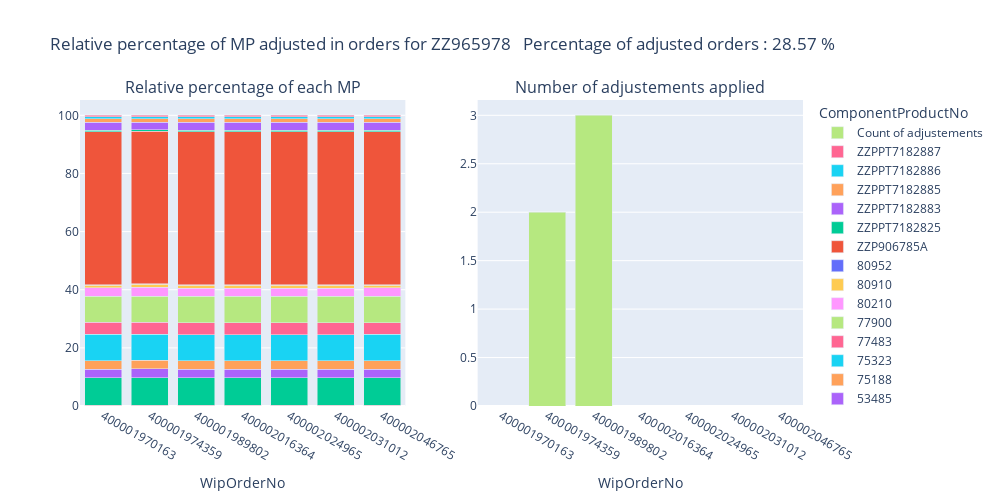
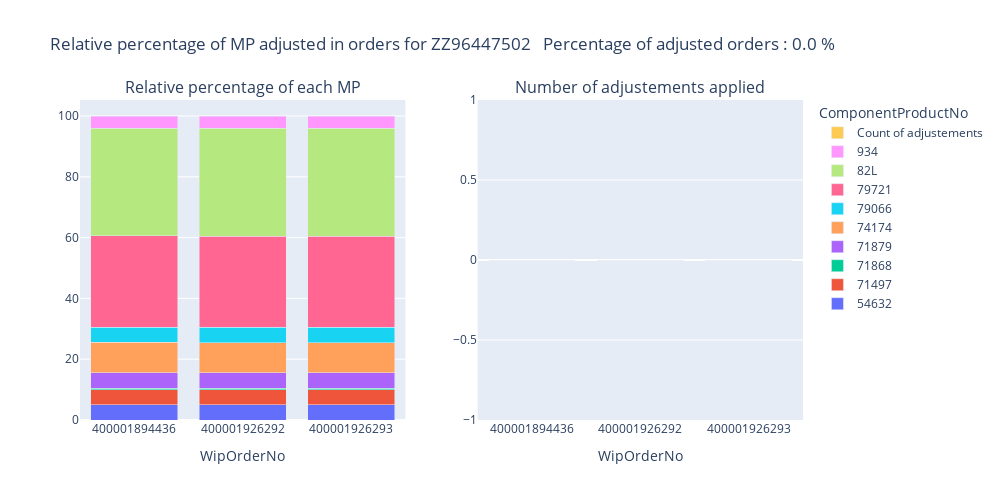
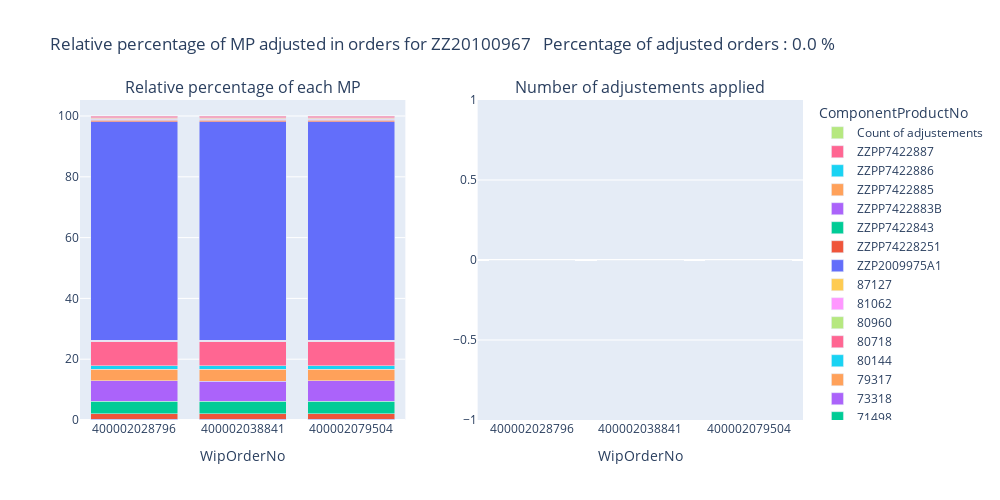
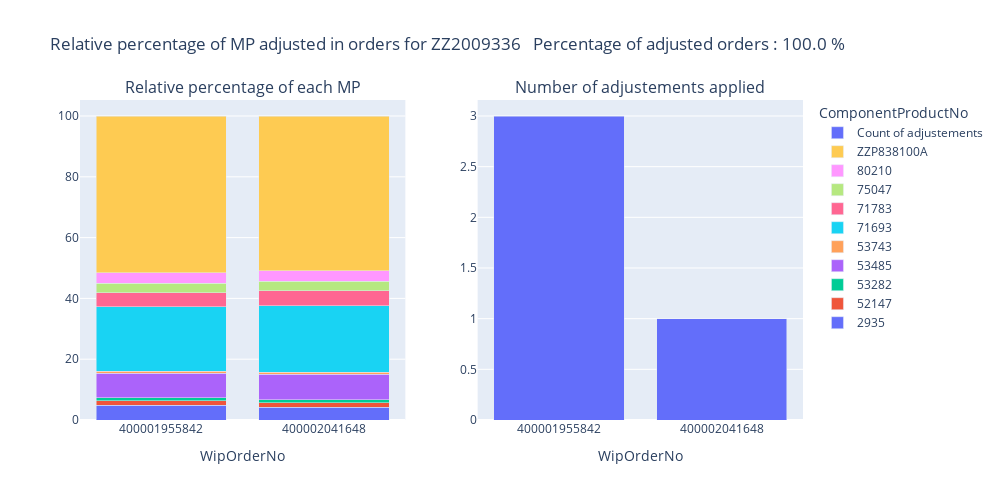

The cell these charts' notebook holds for them, in order:
### Markdown cell above
Generate plots for the selected formulas and display them in the notebook.

### Code cell
formulas_ids_to_plot = list(selected_formulas_ids)[:5]
factory.plot_selected_formulas(formulas_ids_to_plot)

### Figure 1 — Plotly figure (JSON) as saved in the notebook; plotly's stock layout.template omitted (floating-point values rounded to 4 significant figures)
{"data": [{"name": "47331", "type": "bar", "x": [400001970163, 400001974359, 400001989802, 400002016364, 400002024965, 400002031012, 400002046765], "xaxis": "x", "y": [0.08008, 0.07941, 0.08002, 0.07998, 0.08, 0.08003, 0.08006], "yaxis": "y"}, {"name": "52132", "type": "bar", "x": [400001970163, 400001974359, 400001989802, 400002016364, 400002024965, 400002031012, 400002046765], "xaxis": "x", "y": [0.1997, 0.1984, 0.2002, 0.1999, 0.2003, 0.2003, 0.2004], "yaxis": "y"}, {"name": "53166", "type": "bar", "x": [400001970163, 400001974359, 400001989802, 400002016364, 400002024965, 400002031012, 400002046765], "xaxis": "x", "y": [9.521, 9.454, 9.483, 9.494, 9.486, 9.494, 9.501], "yaxis": "y"}, {"name": "53485", "type": "bar", "x": [400001970163, 400001974359, 400001989802, 400002016364, 400002024965, 400002031012, 400002046765], "xaxis": "x", "y": [2.802, 3.059, 2.8, 2.799, 2.803, 2.8, 2.802], "yaxis": "y"}, {"name": "75188", "type": "bar", "x": [400001970163, 400001974359, 400001989802, 400002016364, 400002024965, 400002031012, 400002046765], "xaxis": "x", "y": [3.001, 2.982, 2.999, 3.003, 2.995, 2.999, 3.0], "yaxis": "y"}, {"name": "75323", "type": "bar", "x": [400001970163, 400001974359, 400001989802, 400002016364, 400002024965, 400002031012, 400002046765], "xaxis": "x", "y": [9.014, 8.938, 8.983, 8.99, 8.985, 9.008, 9.014], "yaxis": "y"}, {"name": "77483", "type": "bar", "x": [400001970163, 400001974359, 400001989802, 400002016364, 400002024965, 400002031012, 400002046765], "xaxis": "x", "y": [4.109, 4.069, 4.092, 4.097, 4.097, 4.098, 4.1], "yaxis": "y"}, {"name": "77900", "type": "bar", "x": [400001970163, 400001974359, 400001989802, 400002016364, 400002024965, 400002031012, 400002046765], "xaxis": "x", "y": [9.091, 9.047, 9.094, 9.083, 9.1, 9.103, 9.099], "yaxis": "y"}, {"name": "80210", "type": "bar", "x": [400001970163, 400001974359, 400001989802, 400002016364, 400002024965, 400002031012, 400002046765], "xaxis": "x", "y": [2.806, 3.061, 2.796, 2.804, 2.796, 2.799, 2.805], "yaxis": "y"}, {"name": "80910", "type": "bar", "x": [400001970163, 400001974359, 400001989802, 400002016364, 400002024965, 400002031012, 400002046765], "xaxis": "x", "y": [1.0, 0.9933, 0.9986, 1.0, 0.9979, 0.9994, 0.9995], "yaxis": "y"}, {"name": "80952", "type": "bar", "x": [400001970163, 400001974359, 400001989802, 400002016364, 400002024965, 400002031012, 400002046765], "xaxis": "x", "y": [0.11, 0.1093, 0.11, 0.11, 0.1098, 0.11, 0.11], "yaxis": "y"}, {"name": "ZZP906785A", "type": "bar", "x": [400001970163, 400001974359, 400001989802, 400002016364, 400002024965, 400002031012, 400002046765], "xaxis": "x", "y": [52.67, 52.44, 52.68, 52.74, 52.76, 52.71, 52.69], "yaxis": "y"}, {"name": "ZZPPT7182825", "type": "bar", "x": [400001970163, 400001974359, 400001989802, 400002016364, 400002024965, 400002031012, 400002046765], "xaxis": "x", "y": [0.5263, 0.5218, 0.5764, 0.5249, 0.5259, 0.5255, 0.5255], "yaxis": "y"}, {"name": "ZZPPT7182883", "type": "bar", "x": [400001970163, 400001974359, 400001989802, 400002016364, 400002024965, 400002031012, 400002046765], "xaxis": "x", "y": [2.68, 2.667, 2.682, 2.683, 2.676, 2.68, 2.685], "yaxis": "y"}, {"name": "ZZPPT7182885", "type": "bar", "x": [400001970163, 400001974359, 400001989802, 400002016364, 400002024965, 400002031012, 400002046765], "xaxis": "x", "y": [1.209, 1.203, 1.209, 1.209, 1.208, 1.211, 1.21], "yaxis": "y"}, {"name": "ZZPPT7182886", "type": "bar", "x": [400001970163, 400001974359, 400001989802, 400002016364, 400002024965, 400002031012, 400002046765], "xaxis": "x", "y": [0.6788, 0.673, 0.7104, 0.6773, 0.6769, 0.6786, 0.6766], "yaxis": "y"}, {"name": "ZZPPT7182887", "type": "bar", "x": [400001970163, 400001974359, 400001989802, 400002016364, 400002024965, 400002031012, 400002046765], "xaxis": "x", "y": [0.5066, 0.503, 0.5059, 0.5063, 0.5071, 0.507, 0.5066], "yaxis": "y"}, {"name": "Count of adjustements", "type": "bar", "x": [400001970163, 400001974359, 400001989802, 400002016364, 400002024965, 400002031012, 400002046765], "xaxis": "x2", "y": [0, 2, 3, 0, 0, 0, 0], "yaxis": "y2"}], "layout": {"annotations": [{"font": {"size": 16}, "showarrow": false, "text": "Relative percentage of each MP", "x": 0.225, "xanchor": "center", "xref": "paper", "y": 1, "yanchor": "bottom", "yref": "paper"}, {"font": {"size": 16}, "showarrow": false, "text": "Number of adjustements applied", "x": 0.775, "xanchor": "center", "xref": "paper", "y": 1, "yanchor": "bottom", "yref": "paper"}], "barmode": "stack", "height": 500, "legend": {"title": {"text": "ComponentProductNo"}}, "title": {"text": "Relative percentage of MP adjusted in orders for ZZ965978 \n Percentage of adjusted orders : 28.57 %"}, "width": 1000, "xaxis": {"anchor": "y", "categoryarray": [400001970163, 400001974359, 400001989802, 400002016364, 400002024965, 400002031012, 400002046765], "categoryorder": "array", "domain": [0, 0.45], "title": {"text": "WipOrderNo"}, "type": "category"}, "xaxis2": {"anchor": "y2", "categoryarray": [400001970163, 400001974359, 400001989802, 400002016364, 400002024965, 400002031012, 400002046765], "categoryorder": "array", "domain": [0.55, 1], "title": {"text": "WipOrderNo"}, "type": "category"}, "yaxis": {"anchor": "x", "domain": [0, 1]}, "yaxis2": {"anchor": "x2", "domain": [0, 1]}}}

### Figure 2 — Plotly figure (JSON) as saved in the notebook; plotly's stock layout.template omitted (floating-point values rounded to 4 significant figures)
{"data": [{"name": "54632", "type": "bar", "x": [400001894436, 400001926292, 400001926293], "xaxis": "x", "y": [4.997, 4.994, 5.003], "yaxis": "y"}, {"name": "71497", "type": "bar", "x": [400001894436, 400001926292, 400001926293], "xaxis": "x", "y": [5.004, 5.004, 4.994], "yaxis": "y"}, {"name": "71868", "type": "bar", "x": [400001894436, 400001926292, 400001926293], "xaxis": "x", "y": [0.5002, 0.5004, 0.5], "yaxis": "y"}, {"name": "71879", "type": "bar", "x": [400001894436, 400001926292, 400001926293], "xaxis": "x", "y": [5.004, 4.994, 4.995], "yaxis": "y"}, {"name": "74174", "type": "bar", "x": [400001894436, 400001926292, 400001926293], "xaxis": "x", "y": [10.01, 10.0, 9.989], "yaxis": "y"}, {"name": "79066", "type": "bar", "x": [400001894436, 400001926292, 400001926293], "xaxis": "x", "y": [4.997, 5.007, 4.998], "yaxis": "y"}, {"name": "79721", "type": "bar", "x": [400001894436, 400001926292, 400001926293], "xaxis": "x", "y": [30.02, 30.02, 30.0], "yaxis": "y"}, {"name": "82L", "type": "bar", "x": [400001894436, 400001926292, 400001926293], "xaxis": "x", "y": [35.47, 35.49, 35.52], "yaxis": "y"}, {"name": "934", "type": "bar", "x": [400001894436, 400001926292, 400001926293], "xaxis": "x", "y": [3.998, 3.993, 4.004], "yaxis": "y"}, {"name": "Count of adjustements", "type": "bar", "x": [400001894436, 400001926292, 400001926293], "xaxis": "x2", "y": [0, 0, 0], "yaxis": "y2"}], "layout": {"annotations": [{"font": {"size": 16}, "showarrow": false, "text": "Relative percentage of each MP", "x": 0.225, "xanchor": "center", "xref": "paper", "y": 1, "yanchor": "bottom", "yref": "paper"}, {"font": {"size": 16}, "showarrow": false, "text": "Number of adjustements applied", "x": 0.775, "xanchor": "center", "xref": "paper", "y": 1, "yanchor": "bottom", "yref": "paper"}], "barmode": "stack", "height": 500, "legend": {"title": {"text": "ComponentProductNo"}}, "title": {"text": "Relative percentage of MP adjusted in orders for ZZ96447502 \n Percentage of adjusted orders : 0.0 %"}, "width": 1000, "xaxis": {"anchor": "y", "categoryarray": [400001894436, 400001926292, 400001926293], "categoryorder": "array", "domain": [0, 0.45], "title": {"text": "WipOrderNo"}, "type": "category"}, "xaxis2": {"anchor": "y2", "categoryarray": [400001894436, 400001926292, 400001926293], "categoryorder": "array", "domain": [0.55, 1], "title": {"text": "WipOrderNo"}, "type": "category"}, "yaxis": {"anchor": "x", "domain": [0, 1]}, "yaxis2": {"anchor": "x2", "domain": [0, 1]}}}

### Figure 3 — Plotly figure (JSON) as saved in the notebook; plotly's stock layout.template omitted (floating-point values rounded to 4 significant figures)
{"data": [{"name": "43830", "type": "bar", "x": [400002028796, 400002038841, 400002079504], "xaxis": "x", "y": [0.2498, 0.25, 0.2499], "yaxis": "y"}, {"name": "71370", "type": "bar", "x": [400002028796, 400002038841, 400002079504], "xaxis": "x", "y": [1.77, 1.771, 1.77], "yaxis": "y"}, {"name": "71498", "type": "bar", "x": [400002028796, 400002038841, 400002079504], "xaxis": "x", "y": [4.105, 4.103, 4.106], "yaxis": "y"}, {"name": "73318", "type": "bar", "x": [400002028796, 400002038841, 400002079504], "xaxis": "x", "y": [6.724, 6.706, 6.712], "yaxis": "y"}, {"name": "79317", "type": "bar", "x": [400002028796, 400002038841, 400002079504], "xaxis": "x", "y": [3.834, 3.825, 3.824], "yaxis": "y"}, {"name": "80144", "type": "bar", "x": [400002028796, 400002038841, 400002079504], "xaxis": "x", "y": [1.18, 1.181, 1.178], "yaxis": "y"}, {"name": "80718", "type": "bar", "x": [400002028796, 400002038841, 400002079504], "xaxis": "x", "y": [7.99, 7.997, 8.007], "yaxis": "y"}, {"name": "80960", "type": "bar", "x": [400002028796, 400002038841, 400002079504], "xaxis": "x", "y": [0.11, 0.1099, 0.1098], "yaxis": "y"}, {"name": "81062", "type": "bar", "x": [400002028796, 400002038841, 400002079504], "xaxis": "x", "y": [0.2499, 0.2503, 0.2496], "yaxis": "y"}, {"name": "87127", "type": "bar", "x": [400002028796, 400002038841, 400002079504], "xaxis": "x", "y": [0.06014, 0.06, 0.05988], "yaxis": "y"}, {"name": "ZZP2009975A1", "type": "bar", "x": [400002028796, 400002038841, 400002079504], "xaxis": "x", "y": [71.9, 71.92, 71.91], "yaxis": "y"}, {"name": "ZZPP74228251", "type": "bar", "x": [400002028796, 400002038841, 400002079504], "xaxis": "x", "y": [0.4665, 0.4658, 0.4668], "yaxis": "y"}, {"name": "ZZPP7422843", "type": "bar", "x": [400002028796, 400002038841, 400002079504], "xaxis": "x", "y": [0.1101, 0.1099, 0.1098], "yaxis": "y"}, {"name": "ZZPP7422883B", "type": "bar", "x": [400002028796, 400002038841, 400002079504], "xaxis": "x", "y": [0.1812, 0.1812, 0.181], "yaxis": "y"}, {"name": "ZZPP7422885", "type": "bar", "x": [400002028796, 400002038841, 400002079504], "xaxis": "x", "y": [0.2523, 0.2519, 0.2514], "yaxis": "y"}, {"name": "ZZPP7422886", "type": "bar", "x": [400002028796, 400002038841, 400002079504], "xaxis": "x", "y": [0.231, 0.2302, 0.2304], "yaxis": "y"}, {"name": "ZZPP7422887", "type": "bar", "x": [400002028796, 400002038841, 400002079504], "xaxis": "x", "y": [0.5873, 0.5856, 0.5863], "yaxis": "y"}, {"name": "Count of adjustements", "type": "bar", "x": [400002028796, 400002038841, 400002079504], "xaxis": "x2", "y": [0, 0, 0], "yaxis": "y2"}], "layout": {"annotations": [{"font": {"size": 16}, "showarrow": false, "text": "Relative percentage of each MP", "x": 0.225, "xanchor": "center", "xref": "paper", "y": 1, "yanchor": "bottom", "yref": "paper"}, {"font": {"size": 16}, "showarrow": false, "text": "Number of adjustements applied", "x": 0.775, "xanchor": "center", "xref": "paper", "y": 1, "yanchor": "bottom", "yref": "paper"}], "barmode": "stack", "height": 500, "legend": {"title": {"text": "ComponentProductNo"}}, "title": {"text": "Relative percentage of MP adjusted in orders for ZZ20100967 \n Percentage of adjusted orders : 0.0 %"}, "width": 1000, "xaxis": {"anchor": "y", "categoryarray": [400002028796, 400002038841, 400002079504], "categoryorder": "array", "domain": [0, 0.45], "title": {"text": "WipOrderNo"}, "type": "category"}, "xaxis2": {"anchor": "y2", "categoryarray": [400002028796, 400002038841, 400002079504], "categoryorder": "array", "domain": [0.55, 1], "title": {"text": "WipOrderNo"}, "type": "category"}, "yaxis": {"anchor": "x", "domain": [0, 1]}, "yaxis2": {"anchor": "x2", "domain": [0, 1]}}}

### Figure 4 — Plotly figure (JSON) as saved in the notebook; plotly's stock layout.template omitted (floating-point values rounded to 4 significant figures)
{"data": [{"name": "2935", "type": "bar", "x": [400001955842, 400002041648], "xaxis": "x", "y": [4.823, 4.176], "yaxis": "y"}, {"name": "52147", "type": "bar", "x": [400001955842, 400002041648], "xaxis": "x", "y": [1.478, 1.526], "yaxis": "y"}, {"name": "53282", "type": "bar", "x": [400001955842, 400002041648], "xaxis": "x", "y": [0.938, 0.9684], "yaxis": "y"}, {"name": "53485", "type": "bar", "x": [400001955842, 400002041648], "xaxis": "x", "y": [8.063, 8.344], "yaxis": "y"}, {"name": "53743", "type": "bar", "x": [400001955842, 400002041648], "xaxis": "x", "y": [0.7385, 0.7618], "yaxis": "y"}, {"name": "71693", "type": "bar", "x": [400001955842, 400002041648], "xaxis": "x", "y": [21.15, 21.82], "yaxis": "y"}, {"name": "71783", "type": "bar", "x": [400001955842, 400002041648], "xaxis": "x", "y": [4.714, 4.877], "yaxis": "y"}, {"name": "75047", "type": "bar", "x": [400001955842, 400002041648], "xaxis": "x", "y": [3.116, 3.219], "yaxis": "y"}, {"name": "80210", "type": "bar", "x": [400001955842, 400002041648], "xaxis": "x", "y": [3.341, 3.457], "yaxis": "y"}, {"name": "ZZP838100A", "type": "bar", "x": [400001955842, 400002041648], "xaxis": "x", "y": [51.64, 50.85], "yaxis": "y"}, {"name": "Count of adjustements", "type": "bar", "x": [400001955842, 400002041648], "xaxis": "x2", "y": [3, 1], "yaxis": "y2"}], "layout": {"annotations": [{"font": {"size": 16}, "showarrow": false, "text": "Relative percentage of each MP", "x": 0.225, "xanchor": "center", "xref": "paper", "y": 1, "yanchor": "bottom", "yref": "paper"}, {"font": {"size": 16}, "showarrow": false, "text": "Number of adjustements applied", "x": 0.775, "xanchor": "center", "xref": "paper", "y": 1, "yanchor": "bottom", "yref": "paper"}], "barmode": "stack", "height": 500, "legend": {"title": {"text": "ComponentProductNo"}}, "title": {"text": "Relative percentage of MP adjusted in orders for ZZ2009336 \n Percentage of adjusted orders : 100.0 %"}, "width": 1000, "xaxis": {"anchor": "y", "categoryarray": [400001955842, 400002041648], "categoryorder": "array", "domain": [0, 0.45], "title": {"text": "WipOrderNo"}, "type": "category"}, "xaxis2": {"anchor": "y2", "categoryarray": [400001955842, 400002041648], "categoryorder": "array", "domain": [0.55, 1], "title": {"text": "WipOrderNo"}, "type": "category"}, "yaxis": {"anchor": "x", "domain": [0, 1]}, "yaxis2": {"anchor": "x2", "domain": [0, 1]}}}
